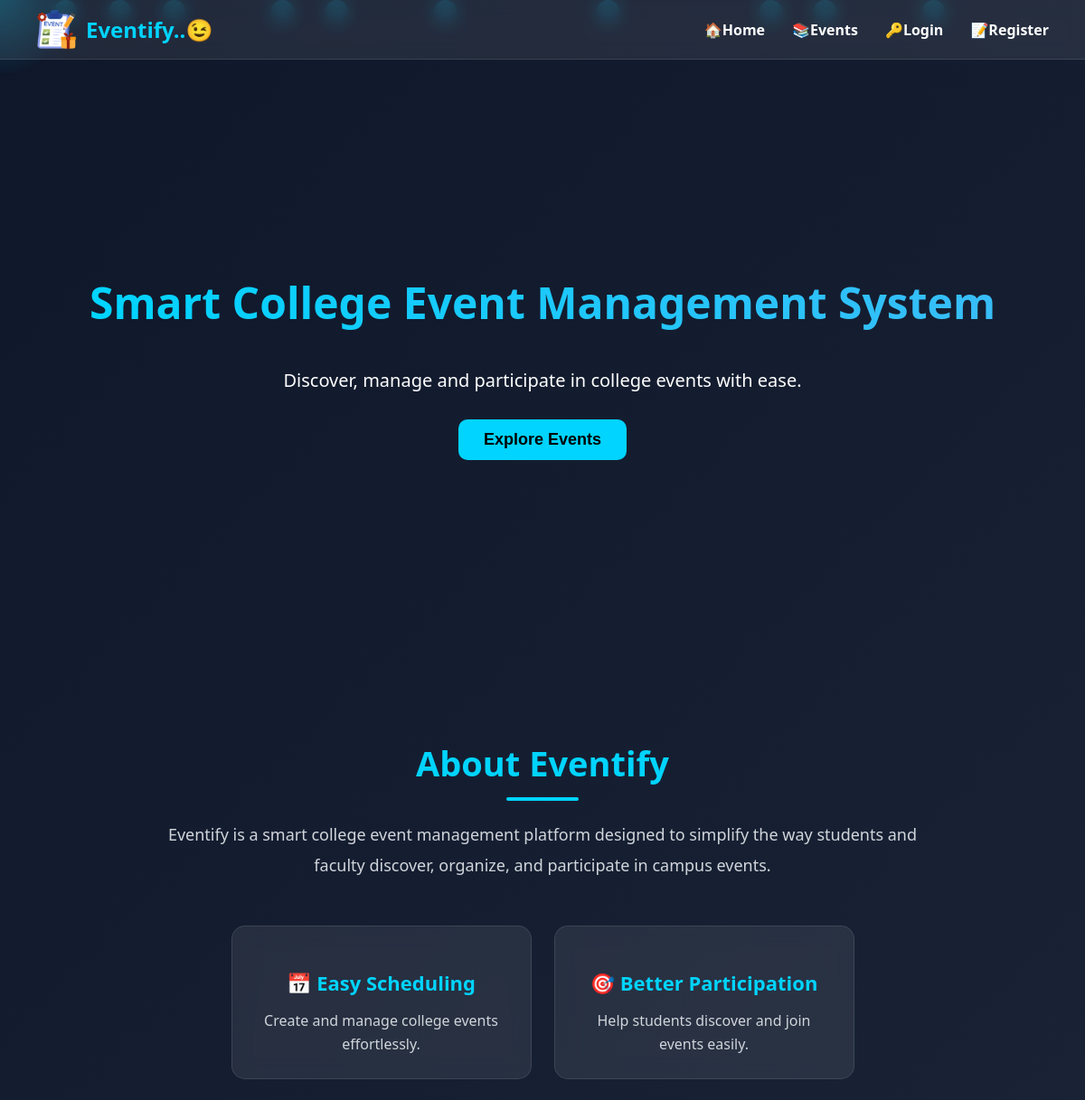
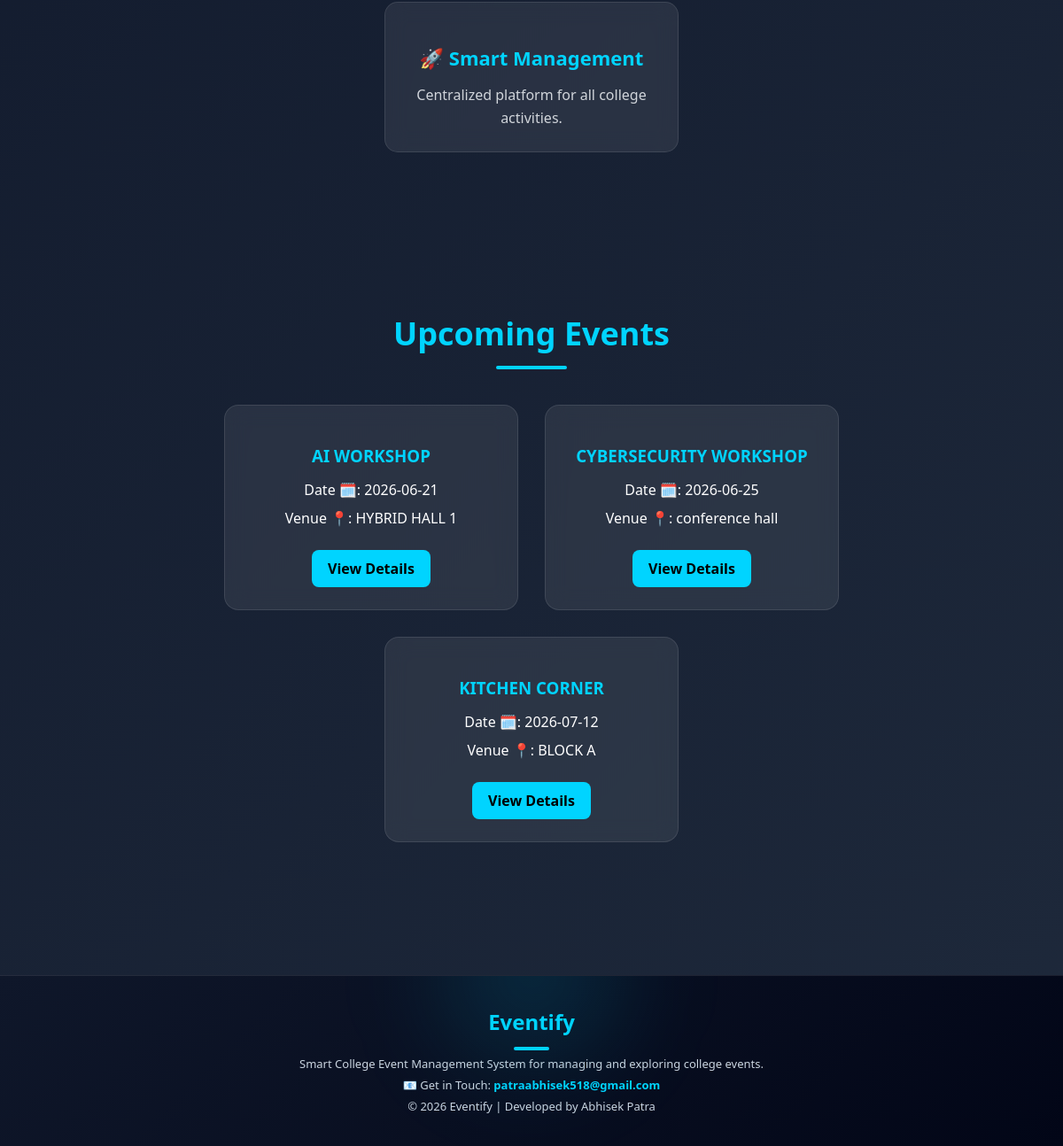
The page / on the database its author committed (2 pictures, top to bottom).
### tables this page shows
CREATE TABLE events (
            id INTEGER PRIMARY KEY AUTOINCREMENT,
            event_name TEXT,
            event_date TEXT,
            event_time TEXT,
            venue TEXT,
            guest_speaker TEXT,
            event_goal TEXT,
            description TEXT
        );

### app.py (the view)
@app.route("/")
def home():
    conn = sqlite3.connect("events.db")
    cursor = conn.cursor()
    cursor.execute("SELECT id, event_name, event_date, venue FROM events")
    events = cursor.fetchall()
    conn.close()
    return render_template("index.html", events=events)

### templates/index.html (shortened to what this page needs)
<!DOCTYPE html>
<html lang="en">
<head>
    <link rel="stylesheet" href="{{ url_for('static', filename='css/style.css') }}">
</head>
<body>
    <div class="floating-bg">
    <span></span>
    <span></span>
    <span></span>
    <span></span>
    <span></span>
    <span></span>
    <span></span>
    <span></span>
    <span></span>
    </div>
    <nav>
        <div class="logo">
           <img src="{{ url_for('static', filename='images/logo.png') }}" alt="Logo">
           <span>Eventify..😉</span>
        </div>
       <ul>
           <li><a href="/">🏠Home</a></li>
           <li><a href="#events">📚Events</a></li>
           {% if session.get('user_id') %}
           <li><a href="/profile">👤Profile</a></li>
           <li><a href="/logout">🚪Logout</a></li>
           {% else %}
           <li><a href="/login">🔑Login</a></li>
           <li><a href="/register">📝Register</a></li>
           {% endif %}
       </ul>
    </nav>
    <section class="hero">
        <h1>Smart College Event Management System</h1>
        <p>Discover, manage and participate in college events with ease.</p>
        <button onclick="location.href='#events'">
             Explore Events
        </button>
    </section>
  <section class="about">
    <h2>About Eventify</h2>
    <p>
        Eventify is a smart college event management platform designed to
        simplify the way students and faculty discover, organize, and
        participate in campus events.
    </p>
    <div class="features-container">
        <div class="feature-card">
            <h3>📅 Easy Scheduling</h3>
            <p>Create and manage college events effortlessly.</p>
        </div>
        <div class="feature-card">
            <h3>🎯 Better Participation</h3>
            <p>Help students discover and join events easily.</p>
        </div>
        <div class="feature-card">
            <h3>🚀 Smart Management</h3>
            <p>Centralized platform for all college activities.</p>
        </div>
    </div>
</section>
   <section class="events" id="events">
    <h2>Upcoming Events</h2>
    <div class="event-container">
        {% for event in events %}
        <div class="event-card">
            <h3>{{ event[1] }}</h3>
            <p>Date 🗓️: {{ event[2] }}</p>
            <p>Venue 📍: {{ event[3] }}</p>
            <a href="/event/{{ event[0] }}" class="btn">View Details</a>
        </div>
        {% endfor %}
    </div>
</section>
<footer class="cinematic-footer">
    <div class="footer-glow"></div>
    <div class="footer-content">
        <h3>Eventify</h3>
        <p>
            Smart College Event Management System for managing and exploring college events.
        </p>
        <p class="contact">
            📧 Get in Touch:
            <a href="mailto:patraabhisek518@gmail.com">
                patraabhisek518@gmail.com
            </a>
        </p>
        <p class="copyright">
            © 2026 Eventify | Developed by Abhisek Patra
        </p>
    </div>
</footer>
</body>
</html>

### rows shown on the page
events: event_name "AI WORKSHOP", event_date "2026-06-21", venue "HYBRID HALL 1"
events: event_name "CYBERSECURITY WORKSHOP", event_date "2026-06-25", venue "conference hall"
events: event_name "KITCHEN CORNER", event_date "2026-07-12", venue "BLOCK A"
